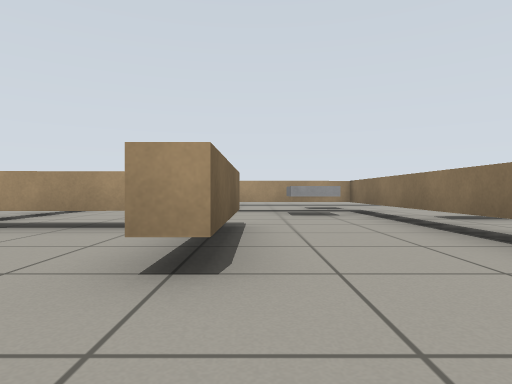
view 1 (above)

21 first-person views from a walk through a Gazebo world. The camera is 0.49 m above the floor, looks level and sees 75° across. The floor is counted in squares, 1 m on a side. Each view is taken from the middle of a square. On the plan, view 1 faces up. The plan holds only what a view shows up to about 9 squares ahead; the rest is blank.

view 2
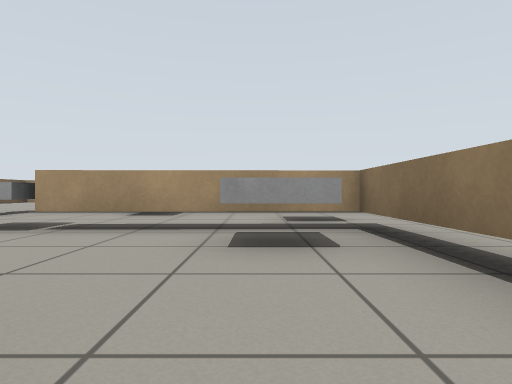

view 3
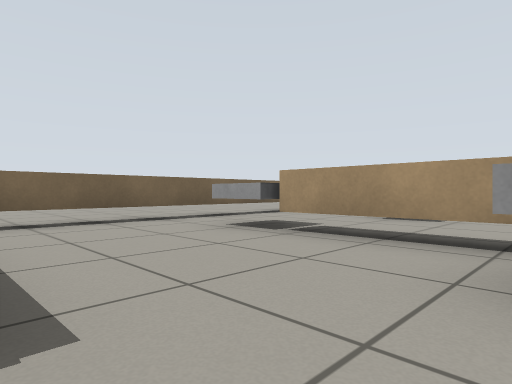

view 4
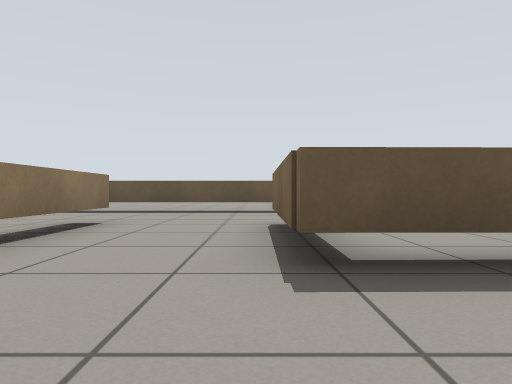

view 5
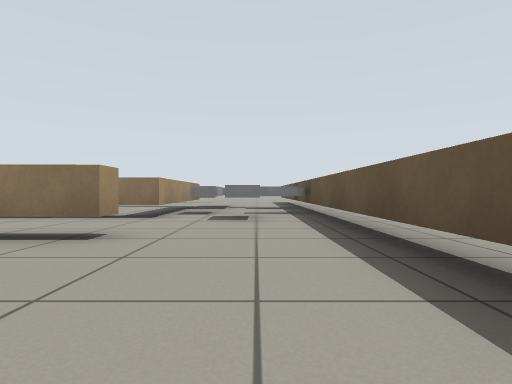

view 6
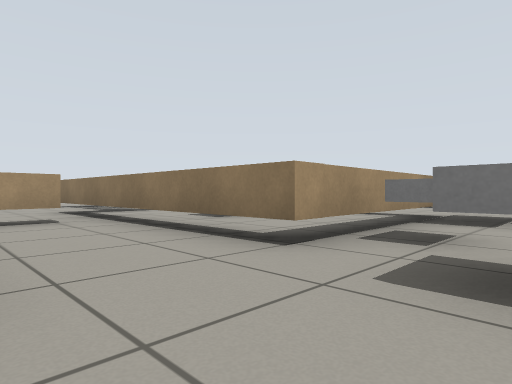

view 7
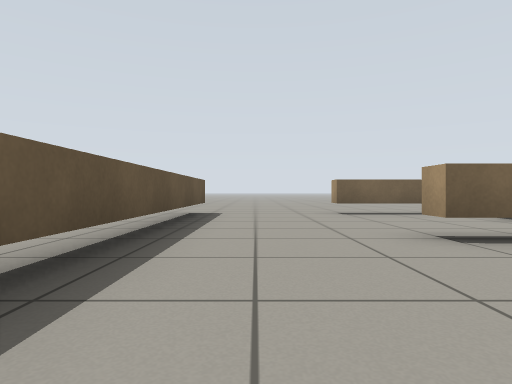

view 8
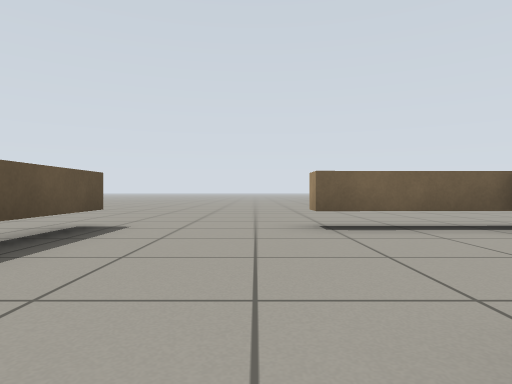

view 9
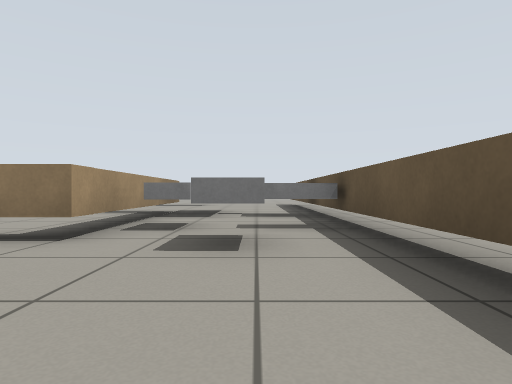

view 10
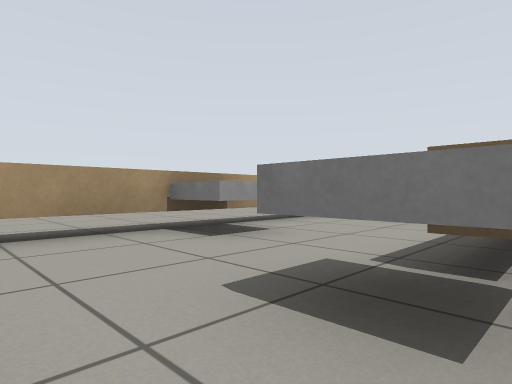

view 11
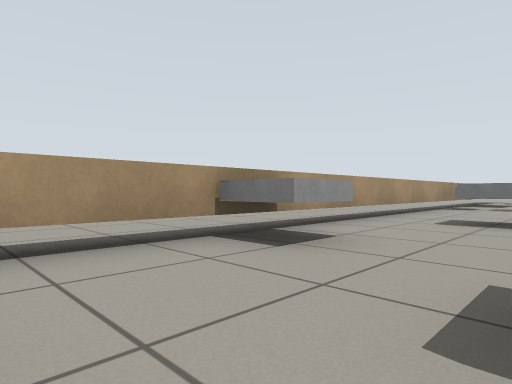

view 12
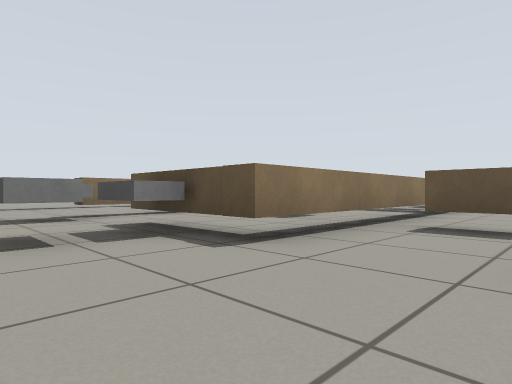

view 13
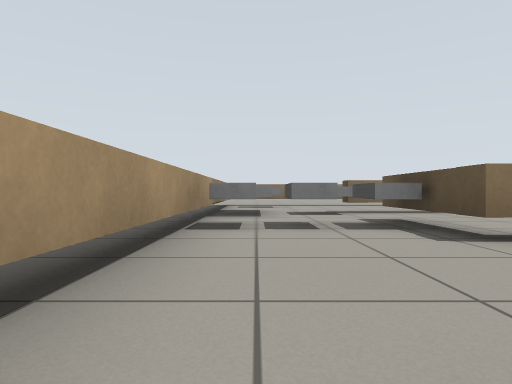

view 14
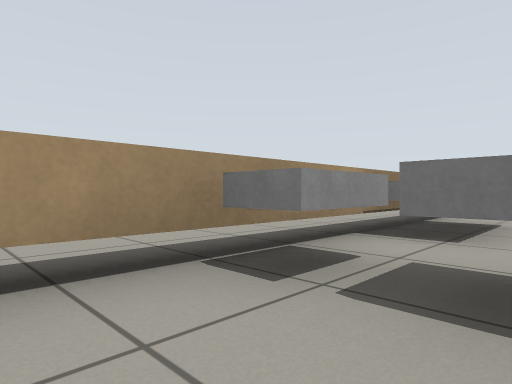

view 15
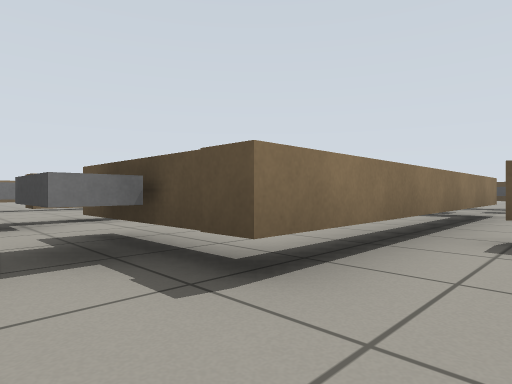

view 16
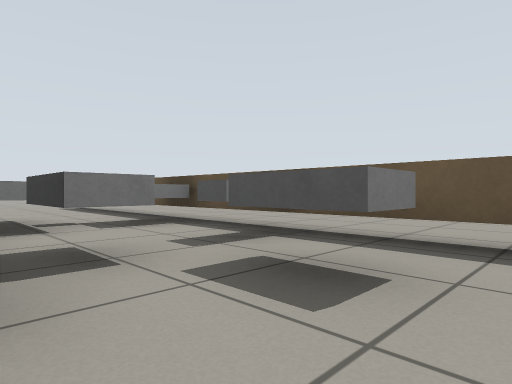

view 17
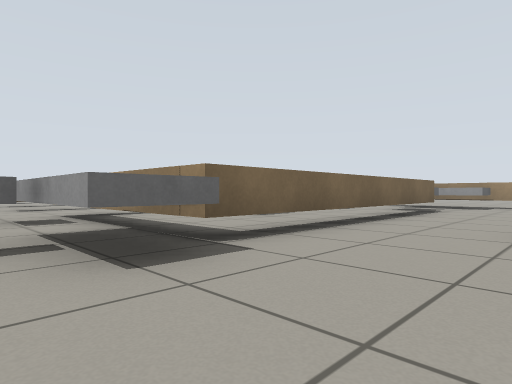

view 18
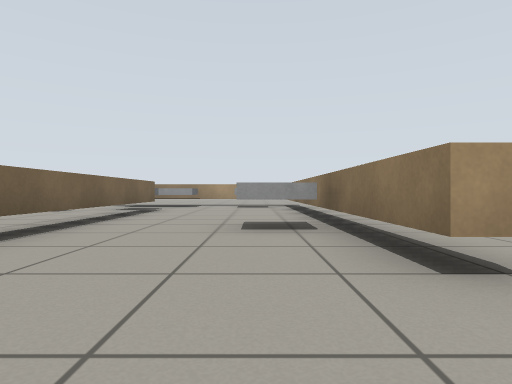

view 19
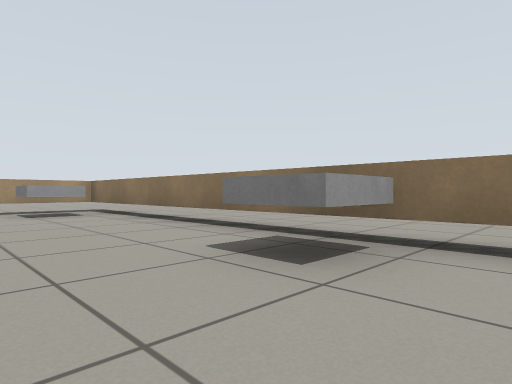

view 20
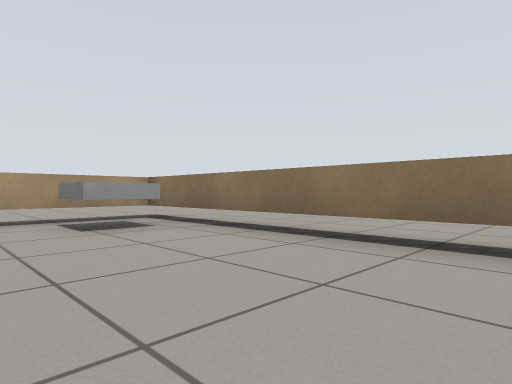

view 21
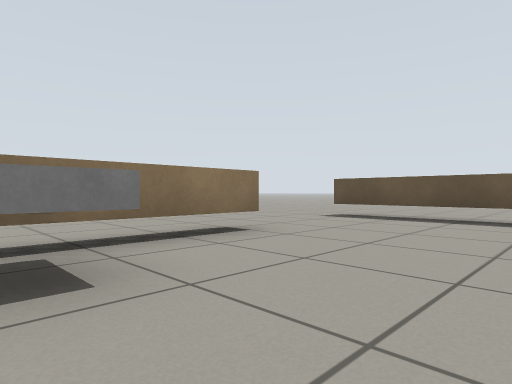

### Floor plan
Key: @ floor where view 1 was taken; # wall or solid block; . floor; T thing the floor can be seen under or through; B grey box.
Columns run from 6 left of view 1 to 16 right of it. Each row starts with its distance up from view 1.
 14    ........ ...........
 13    ....................
 12  #TTTTTTTTTTTTTTT TTT..
 11 .#..BB.......B.BBB.BT..
 10 .T......B....B.BB..BT..
  9 .T.BB..TT...TBTBB...T..
  8 .T.BBTT..T..T  .T...T..
  7 .T.....B.T..T...T...T..
  6 .T.......TT.T  .T...T..
  5 . TTTT...T..T  .T..BT..
  4 .T....#..T..T...T..BT..
  3 .#....#..T..T...T...T..
  2 .#....#..T..TTTTT...T..
  1 ............BB.BBB.....
  0 ......@....BBB.B.......
 -1 ..TTTTTTTTTTTB#BT TTT..
 -2 .......................
 -3 ..         ............

Where each view was taken, in squares from view 1:
view 1: 0 up, 0 right, facing up
view 2: 4 up, 1 right, facing up
view 3: 5 up, 1 right, facing up-left
view 4: 7 up, 0 right, facing down
view 5: 0 up, 1 left, facing right
view 6: 0 up, 3 right, facing up-right
view 7: 0 up, 3 right, facing left
view 8: 1 up, 0 right, facing left
view 9: 0 up, 2 right, facing right
view 10: 8 up, 4 left, facing up-right
view 11: 9 up, 4 left, facing up-right
view 12: 11 up, 3 right, facing down-right
view 13: 11 up, 2 right, facing right
view 14: 10 up, 5 right, facing up-right
view 15: 10 up, 4 right, facing down-right
view 16: 2 up, 4 right, facing down-right
view 17: 0 up, 13 right, facing up-left
view 18: 0 up, 13 right, facing up
view 19: 3 up, 11 right, facing up-right
view 20: 6 up, 11 right, facing up-right
view 21: 5 up, 11 right, facing down-right
